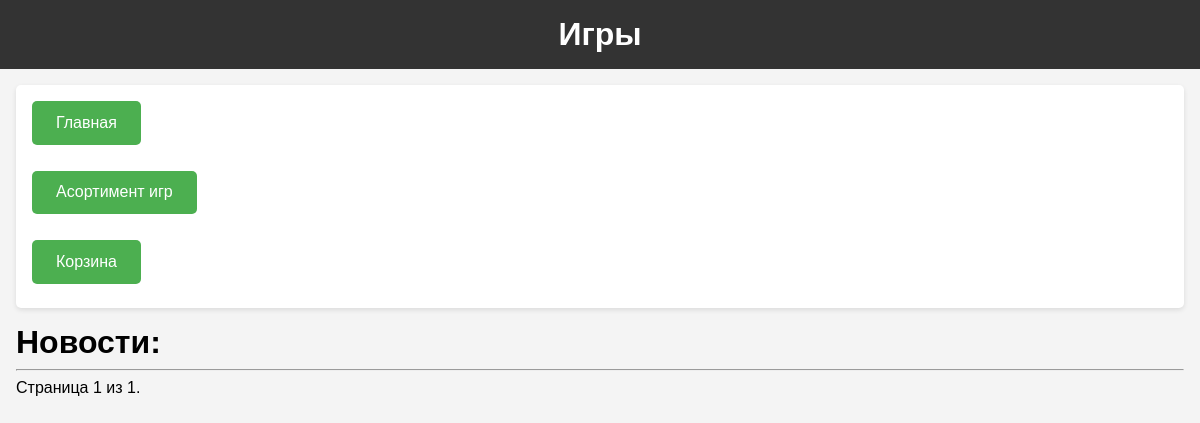
Before: /platform/news/ with the older database file.
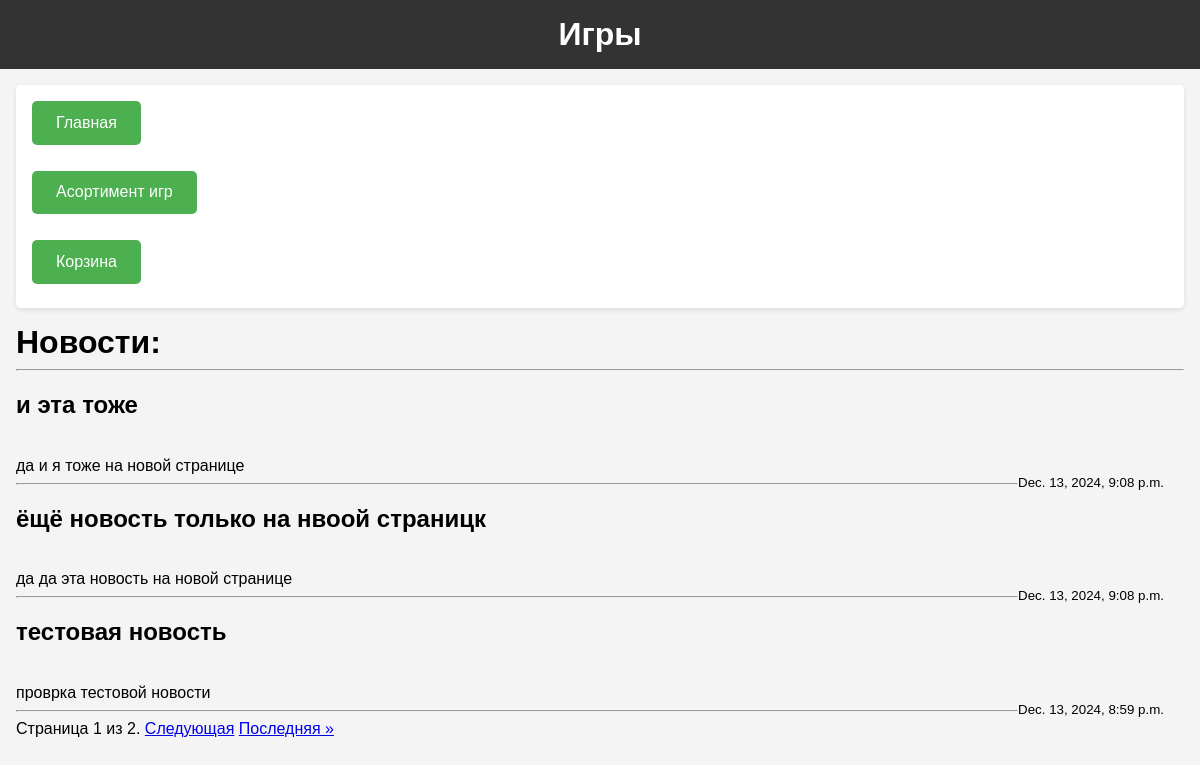
After: the same page with the newer database file.
### task1/models.py (models this page shows)
class News(models.Model):
    title = models.CharField(max_length=100, help_text="Заголовок новости")
    content = models.TextField(help_text="Содержание новости")
    date = models.DateTimeField(auto_now_add=True, help_text="Дата публикации")

### task1/views.py (the view)
# urls.py: path('platform/news/', news, name='news'),
def news(request):
    news_pag = News.objects.all().order_by('-date')
    paginator = Paginator(news_pag, 3)
    page_number = request.GET.get('page')
    page_obj = paginator.get_page(page_number)
    return render(request, 'news.html', {'page_obj': page_obj})

### templates/news.html (shortened to what this page needs)
{% extends 'menu.html' %}
{% block pagename %}<h1>Игры</h1>{% endblock %}
{% block menu %}{{ block.super }}{% endblock %}
{% block content %}
    <h1>Новости:</h1>
    <hr>
    {% for new in page_obj %}
        <h2>{{ new.title }}</h2>
        <br>
        {{ new.content }}
        <br>
        <small style="float: right; margin-right: 20px;">{{ new.date }}</small>
        <hr>
    {% endfor %}
    <div class="pagination">
        <span class="step-links">
            <span class="current">
                Страница {{ page_obj.number }} из {{ page_obj.paginator.num_pages }}.
            </span>
            {% if page_obj.has_next %}
                <a href="?page={{ page_obj.next_page_number }}">Следующая</a>
                <a href="?page={{ page_obj.paginator.num_pages }}">Последняя &raquo;</a>
            {% endif %}
        </span>
    </div>
{% endblock %}

Changed rows visible on the page:
added News: title "и эта тоже", content "да и я тоже на новой странице", date "Dec. 13, 2024, 9:08 p.m."
added News: title "ёщё новость только на нвоой страницк", content "да да эта новость на новой странице", date "Dec. 13, 2024, 9:08 p.m."
added News: title "тестовая новость", content "проврка тестовой новости", date "Dec. 13, 2024, 8:59 p.m."
Other visible differences:
{{ page_obj.paginator.num_pages }}: "1" → "2"
text now shown: "Следующая Последняя »"
